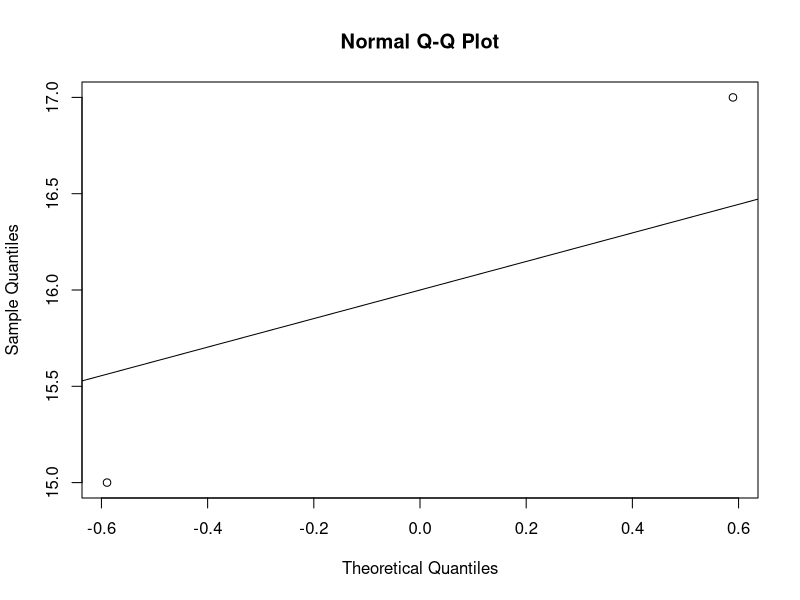
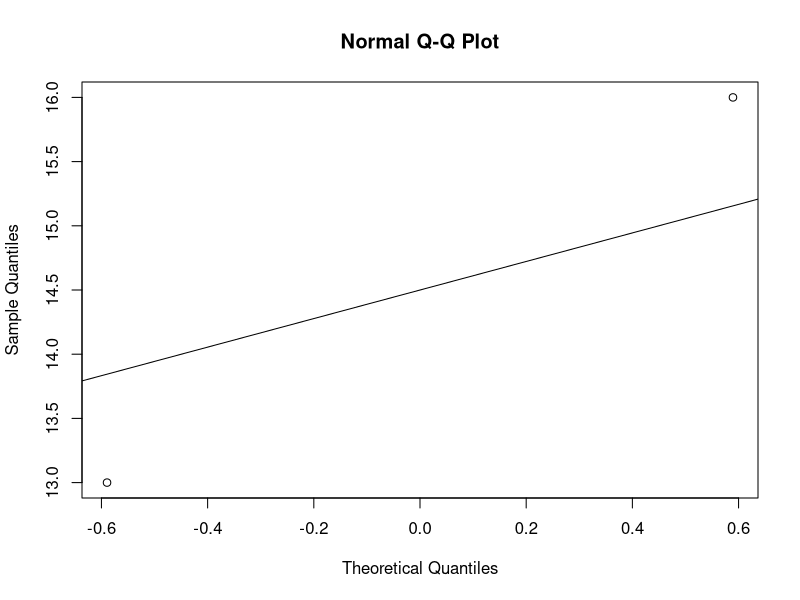
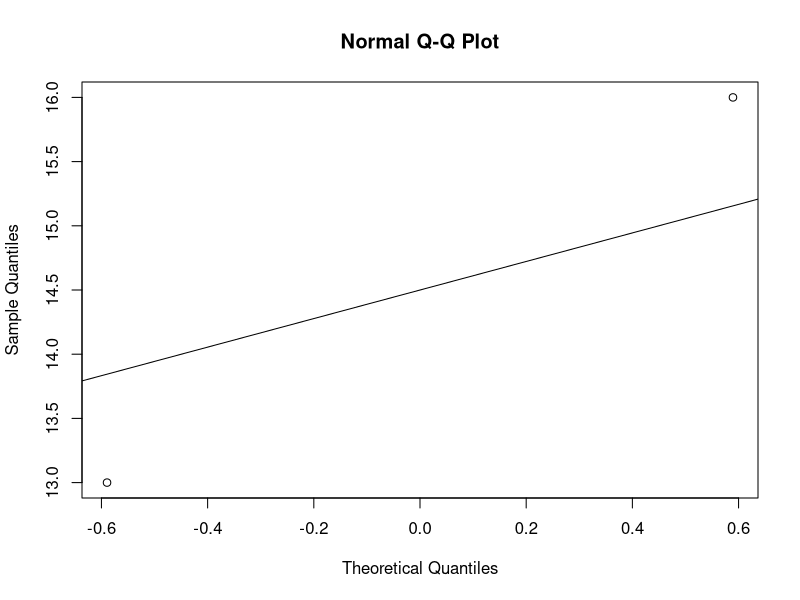
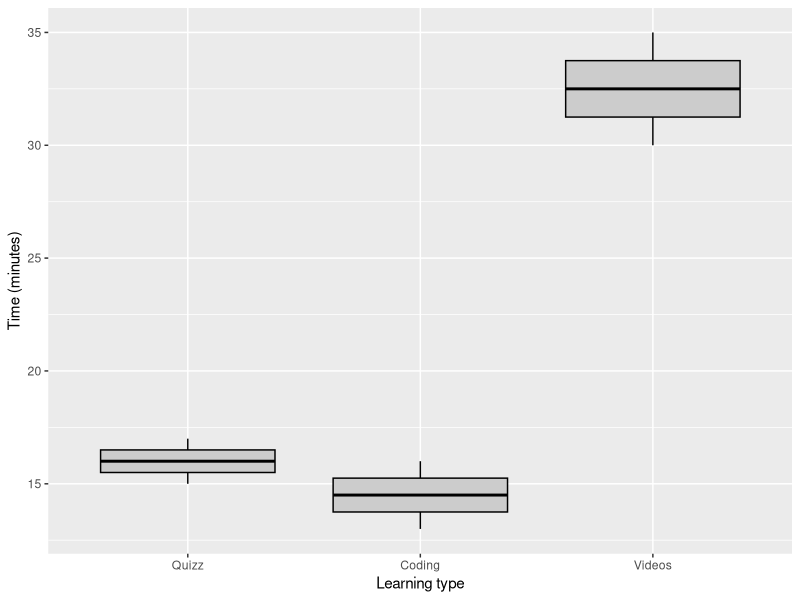

Here is the R script that generated these plots, in order:
dataoneway <- read.table("onewayanova.txt",h=T)
attach(dataoneway)
names(dataoneway)

#Assumption 1: All samples are independent, and collected in >2 independent categorical groups
#Label groups and set as categorical factors

dataoneway$Group <- as.factor(dataoneway$Group)
dataoneway$Group = factor(dataoneway$Group,labels = c("Quizz", "Coding", "Videos"))

class(dataoneway$Group)

#Assumption 2: Dependent variable is continuous

#Assumption 3: Normal distributions of each group, no major outliers

Group1 <- subset(dataoneway, Group == "Quizz")
Group2 <- subset(dataoneway, Group == "Coding")
Group3 <- subset(dataoneway, Group == "Videos")

qqnorm(Group1$Length)
qqline(Group1$Length)

qqnorm(Group2$Length)
qqline(Group2$Length)

qqnorm(Group2$Length)
qqline(Group2$Length)

#Assumption 4: Homogeneneity of variances
bartlett.test(Length ~ Group, data = dataoneway)



#########################################################################

#One Way ANOVA - Test if the means of the k populations are equal

model1 = lm(Length ~ Group, data = dataoneway)
anova(model1)

#Post-hoc test TukeyHSD - Test which of the groups have different means
TukeyHSD(aov(model1))

#########################################################################


#Data visualisation

install.packages("ggplot2")
library("ggplot2")

ggplot(dataoneway, aes(x = Group, y = Length)) +
  geom_boxplot(fill = "grey80", colour = "black") +
  scale_x_discrete() + xlab("Learning type") +
  ylab("Time (minutes)")







